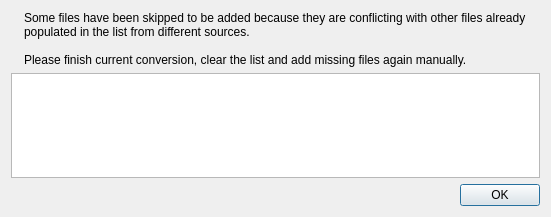
<?xml version="1.0" encoding="UTF-8"?>
<ui version="4.0">
 <class>SkippedFilesDialog</class>
 <widget class="QDialog" name="SkippedFilesDialog">
  <property name="geometry">
   <rect>
    <x>0</x>
    <y>0</y>
    <width>551</width>
    <height>217</height>
   </rect>
  </property>
  <layout class="QVBoxLayout" name="verticalLayout">
   <item>
    <layout class="QHBoxLayout" name="horizontalLayout">
     <item>
      <widget class="QLabel" name="iconLabel"/>
     </item>
     <item>
      <widget class="QLabel" name="textLabel">
       <property name="text">
        <string>Some files have been skipped to be added because they are conflicting with other files already populated in the list from different sources.

Please finish current conversion, clear the list and add missing files again manually.</string>
       </property>
       <property name="wordWrap">
        <bool>true</bool>
       </property>
      </widget>
     </item>
    </layout>
   </item>
   <item>
    <widget class="QListView" name="filesView"/>
   </item>
   <item>
    <widget class="QDialogButtonBox" name="buttonBox">
     <property name="orientation">
      <enum>Qt::Horizontal</enum>
     </property>
     <property name="standardButtons">
      <set>QDialogButtonBox::Ok</set>
     </property>
    </widget>
   </item>
  </layout>
 </widget>
 <resources/>
 <connections>
  <connection>
   <sender>buttonBox</sender>
   <signal>accepted()</signal>
   <receiver>SkippedFilesDialog</receiver>
   <slot>accept()</slot>
   <hints>
    <hint type="sourcelabel">
     <x>248</x>
     <y>254</y>
    </hint>
    <hint type="destinationlabel">
     <x>157</x>
     <y>274</y>
    </hint>
   </hints>
  </connection>
  <connection>
   <sender>buttonBox</sender>
   <signal>rejected()</signal>
   <receiver>SkippedFilesDialog</receiver>
   <slot>reject()</slot>
   <hints>
    <hint type="sourcelabel">
     <x>316</x>
     <y>260</y>
    </hint>
    <hint type="destinationlabel">
     <x>286</x>
     <y>274</y>
    </hint>
   </hints>
  </connection>
 </connections>
</ui>
